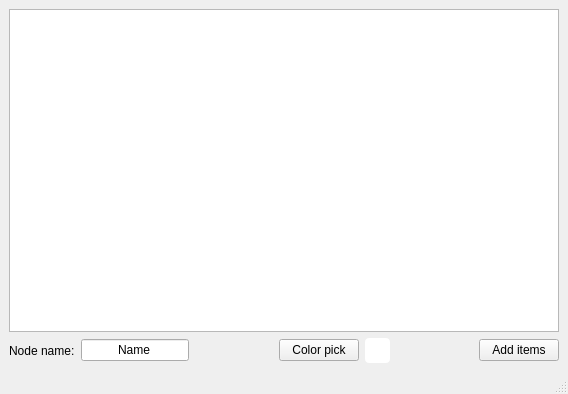
<?xml version="1.0" encoding="UTF-8"?>
<ui version="4.0">
 <class>MainWindow</class>
 <widget class="QMainWindow" name="MainWindow">
  <property name="geometry">
   <rect>
    <x>0</x>
    <y>0</y>
    <width>568</width>
    <height>394</height>
   </rect>
  </property>
  <property name="windowTitle">
   <string>QtNodeItems example</string>
  </property>
  <widget class="QWidget" name="centralwidget">
   <layout class="QVBoxLayout" name="verticalLayout">
    <item>
     <widget class="QGraphicsView" name="mainView_gv"/>
    </item>
    <item>
     <layout class="QHBoxLayout" name="horizontalLayout">
      <item>
       <widget class="QLabel" name="label">
        <property name="text">
         <string>Node name:</string>
        </property>
       </widget>
      </item>
      <item>
       <widget class="QLineEdit" name="nodeName_le">
        <property name="text">
         <string>Name</string>
        </property>
        <property name="alignment">
         <set>Qt::AlignCenter</set>
        </property>
       </widget>
      </item>
      <item>
       <spacer name="horizontalSpacer_2">
        <property name="orientation">
         <enum>Qt::Horizontal</enum>
        </property>
        <property name="sizeHint" stdset="0">
         <size>
          <width>40</width>
          <height>20</height>
         </size>
        </property>
       </spacer>
      </item>
      <item>
       <widget class="QPushButton" name="nodeColor_pb">
        <property name="text">
         <string>Color pick</string>
        </property>
       </widget>
      </item>
      <item>
       <widget class="QLabel" name="colorSquare">
        <property name="minimumSize">
         <size>
          <width>25</width>
          <height>25</height>
         </size>
        </property>
        <property name="styleSheet">
         <string notr="true">background-color: #FFFFFF;
border-radius: 4px</string>
        </property>
        <property name="text">
         <string/>
        </property>
       </widget>
      </item>
      <item>
       <spacer name="horizontalSpacer">
        <property name="orientation">
         <enum>Qt::Horizontal</enum>
        </property>
        <property name="sizeHint" stdset="0">
         <size>
          <width>40</width>
          <height>20</height>
         </size>
        </property>
       </spacer>
      </item>
      <item>
       <widget class="QPushButton" name="addNode_pb">
        <property name="text">
         <string>Add items</string>
        </property>
       </widget>
      </item>
     </layout>
    </item>
   </layout>
  </widget>
  <widget class="QMenuBar" name="menubar">
   <property name="geometry">
    <rect>
     <x>0</x>
     <y>0</y>
     <width>568</width>
     <height>22</height>
    </rect>
   </property>
  </widget>
  <widget class="QStatusBar" name="statusbar"/>
 </widget>
 <resources/>
 <connections/>
</ui>
